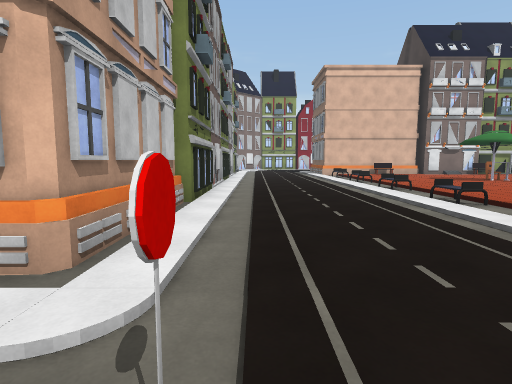
view 1 (above)

24 first-person views from a walk through a Unity game level. The camera is 1.3 m above the floor, tilts 6° down and sees 80° across. The floor is counted in squares, 2 m on a side. Each view is taken from the middle of a square. On the plan, view 1 faces up. The plan holds only what a view shows up to about 10 squares ahead; the rest is blank. The place goes on beyond the plan. The player is left out. Some animated figures are not drawn.

view 2
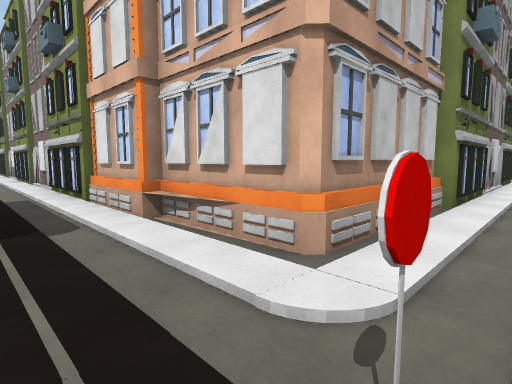

view 3
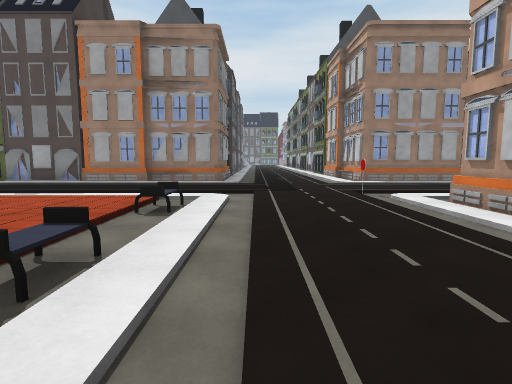

view 4
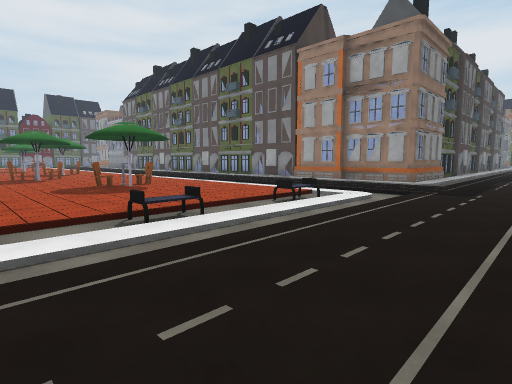

view 5
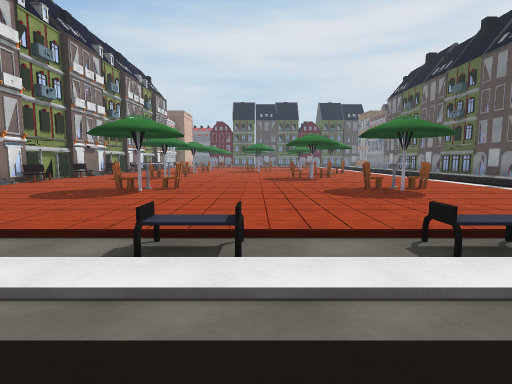

view 6
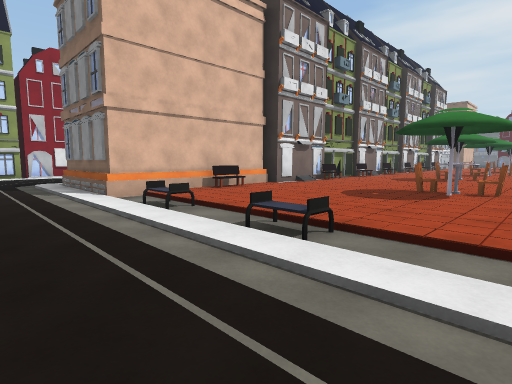

view 7
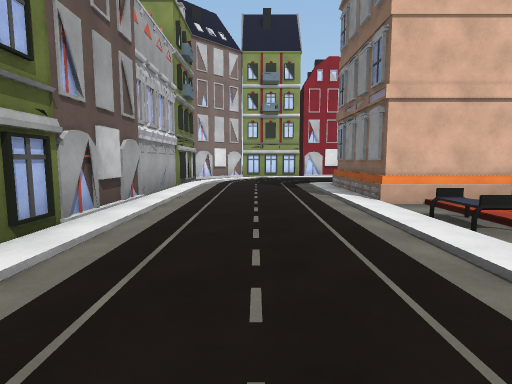

view 8
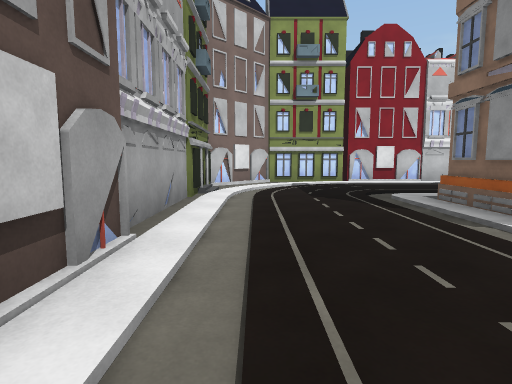

view 9
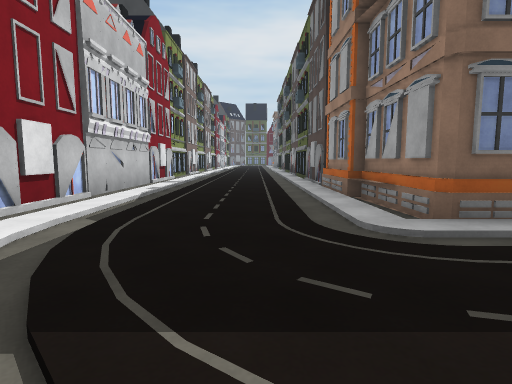

view 10
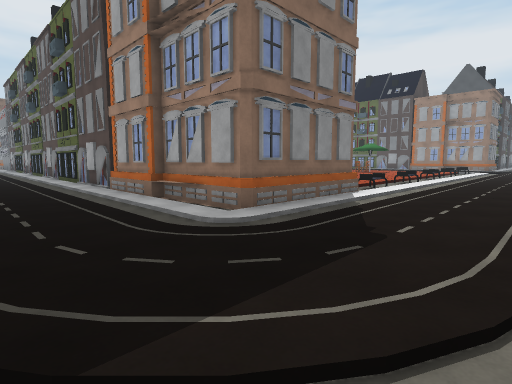

view 11
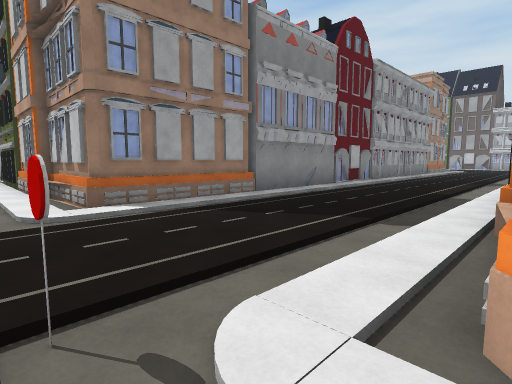

view 12
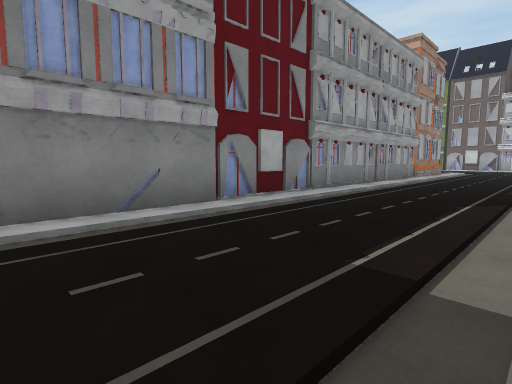

view 13
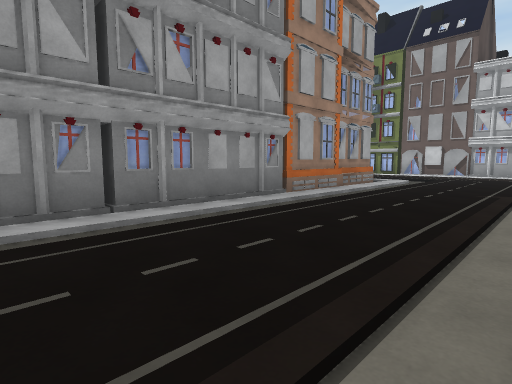

view 14
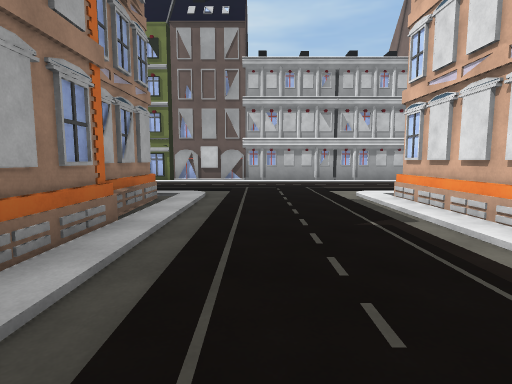

view 15
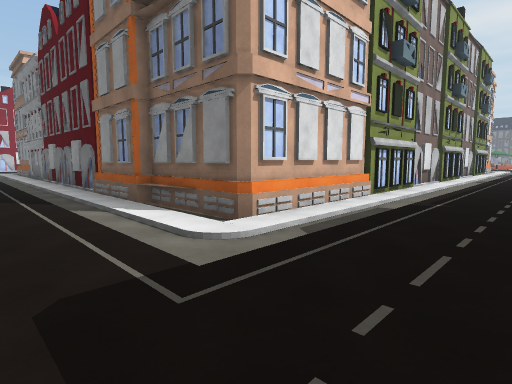

view 16
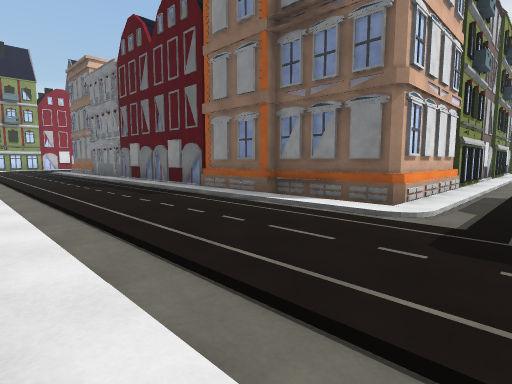

view 17
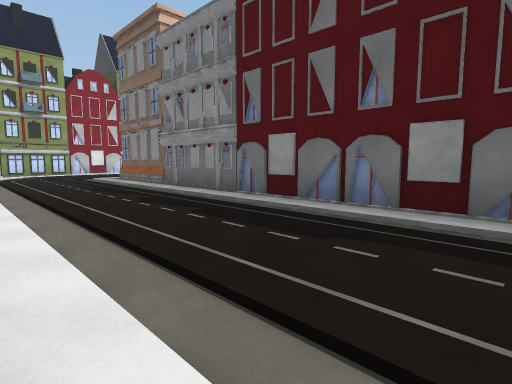

view 18
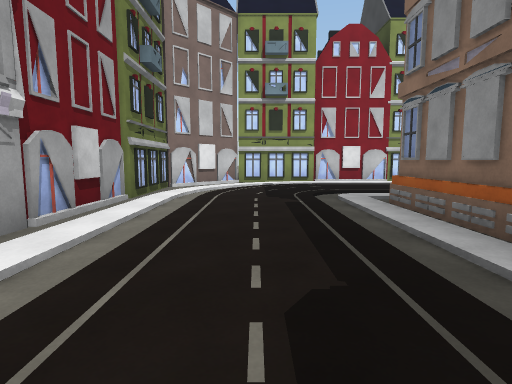

view 19
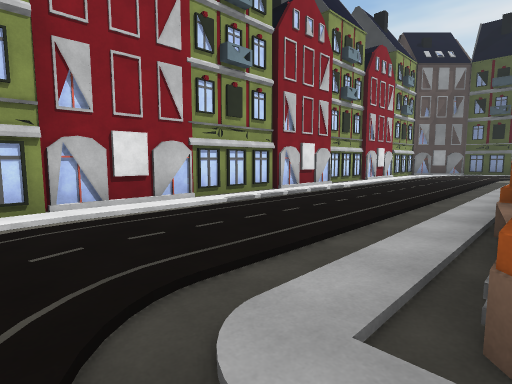

view 20
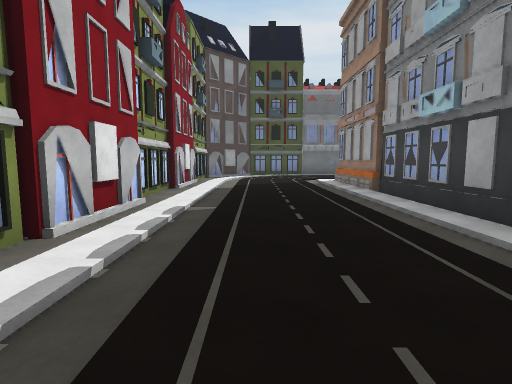

view 21
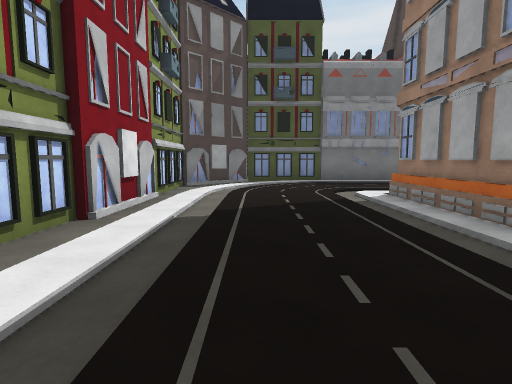

view 22
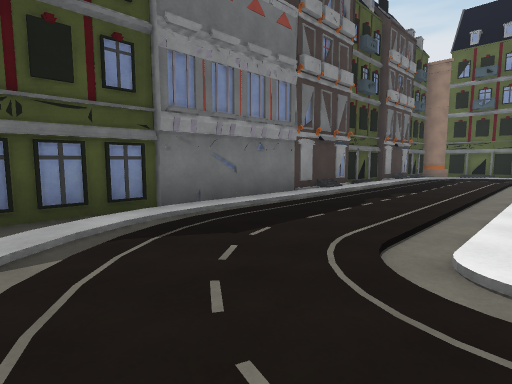

view 23
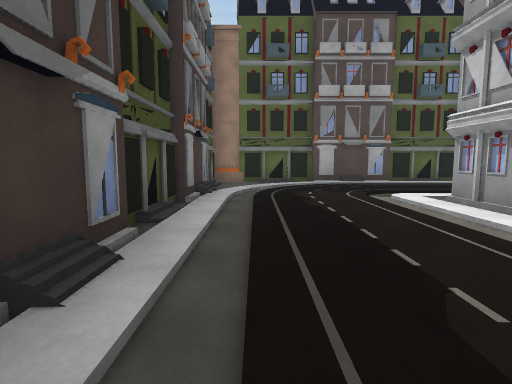

view 24
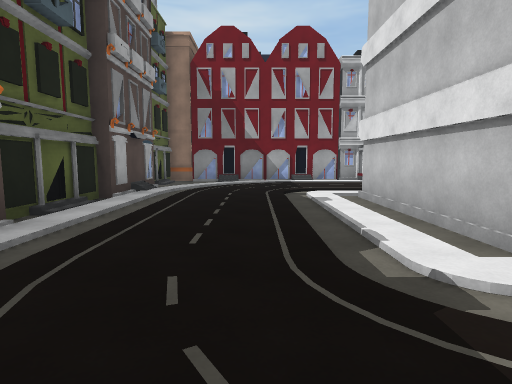

### Floor plan
Key: @ floor where view 1 was taken; # wall or solid block; . floor; / step, stairs or slope; B building; E bench; C chair; U umbrella; O other object.
Columns run from 27 left of view 1 to 11 right of it. Each row starts with its distance up from view 1.
 24    B
 23    B
 22    B#B##BB#B##BBB##BB#     B#B##BBB#B#
 21   #...................B   #...........
 20 BB....................#   B...........
 19   ....................#   B............
 18   ....................#   .............
 17   B....BBB ####BBBB...B   ....BBBBBB###
 16  #B....B           ...#   ....B
 15  #.....B           ...#   ....B
 14   ....B            ...#   B...BBEEB###B
 13   B....            ...#   #.../......E.
 12    ...B   B       .....   B...E........
 11   .....   ...     B....   #............
 10   ....B    ....BBB.....   #.../E...C...
  9   ....#    .........../   #.......UC...
  8   ....#    .........../   B.../........
  7   ....B    ............   B.../........
  6   ....#    ............   #............
  5   ....B  B#B###BB###BBB  B....E....C..U
  4   ....BB                 B........UO...
  3   .....B              B  B..../....C...
  2 BB.....BBB####B####B##BBBB....E.......
  1   .........................O..........
  0   .........................@..........
 -1 BB...................................
 -2   ...................................
 -3   .....BBBBBBBBBB##B###BBB....BBBBBB##
 -4   ..                     B. ..B
 -5   B                       B ..B
 -6                           B

Positions as (right, up) in squares from view 1, and headings:
1: (0, 0), facing up
2: (0, 0), facing up-left
3: (2, 7), facing down
4: (0, 7), facing down-right
5: (1, 7), facing right
6: (1, 8), facing up-right
7: (1, 9), facing up
8: (0, 12), facing up
9: (0, 19), facing right
10: (0, 20), facing down-right
11: (0, 2), facing down-left
12: (-5, 1), facing down-left
13: (-12, 1), facing down-left
14: (-15, -1), facing left
15: (-23, -1), facing up-right
16: (-25, 0), facing up-right
17: (-25, 6), facing up-right
18: (-23, 12), facing up
19: (-22, 17), facing up-right
20: (-19, 20), facing right
21: (-15, 20), facing right
22: (-9, 20), facing down-right
23: (-6, 15), facing down
24: (-7, 8), facing left
